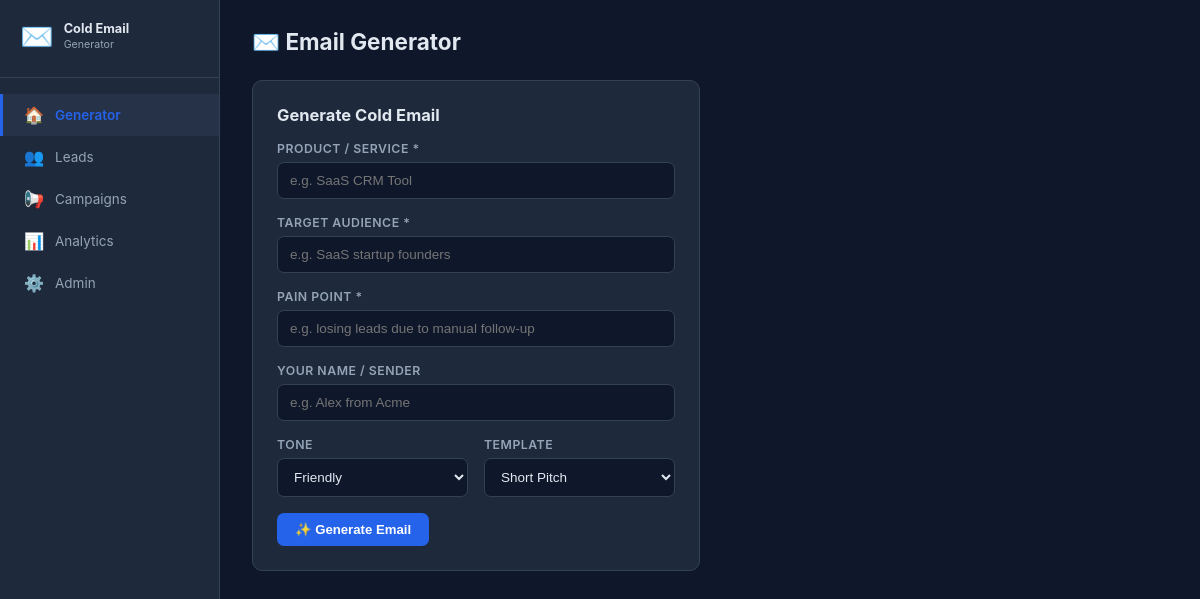
Before: / with the older database file.
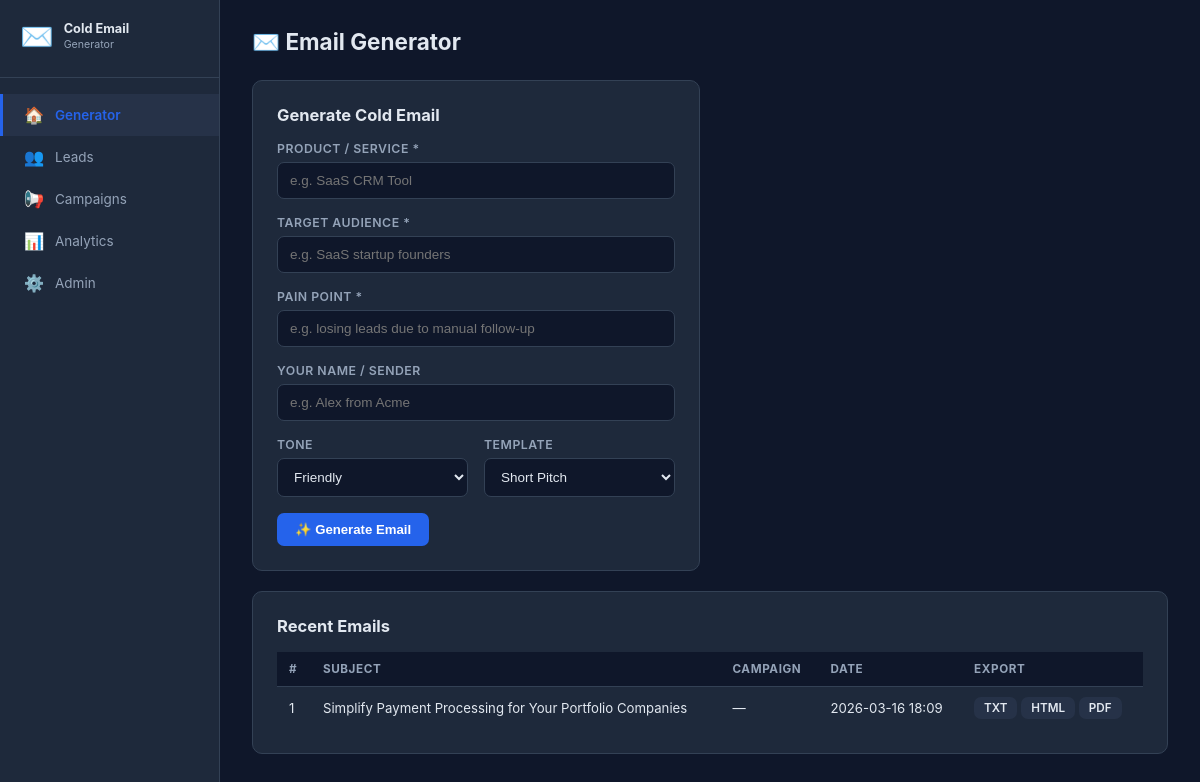
After: the same page with the newer database file.
### tables this page shows
CREATE TABLE emails (
            id          INTEGER PRIMARY KEY AUTOINCREMENT,
            campaign_id INTEGER REFERENCES campaigns(id),
            lead_id     INTEGER REFERENCES leads(id),
            subject     TEXT,
            body        TEXT,
            opened      INTEGER DEFAULT 0,
            replied     INTEGER DEFAULT 0,
            created_at  DATETIME DEFAULT CURRENT_TIMESTAMP
        );

### app.py (the view)
@app.route('/')
def index():
    db = get_db()
    emails = db.execute(
        'SELECT e.*, c.name as campaign_name FROM emails e '
        'LEFT JOIN campaigns c ON e.campaign_id = c.id '
        'ORDER BY e.created_at DESC LIMIT 20'
    ).fetchall()
    return render_template('index.html', emails=emails)

### models/db.py (called while the page is built)
def get_db():
    if 'db' not in g:
        g.db = sqlite3.connect(
            config.DATABASE_PATH,
            detect_types=sqlite3.PARSE_DECLTYPES
        )
        g.db.row_factory = sqlite3.Row
        g.db.execute('PRAGMA journal_mode=WAL')
        g.db.execute('PRAGMA foreign_keys=ON')
    return g.db

### templates/index.html (shortened to what this page needs)
{% extends "base.html" %}
{% block page_title %}✉️ Email Generator{% endblock %}
{% block content %}
<div class="two-col">
  <div class="card">
    <h2 class="card-title">Generate Cold Email</h2>
    <form id="gen-form">
      <div class="form-group">
        <label for="product">Product / Service *</label>
        <input type="text" id="product" name="product" placeholder="e.g. SaaS CRM Tool" required />
      </div>
      <div class="form-group">
        <label for="audience">Target Audience *</label>
        <input type="text" id="audience" name="audience" placeholder="e.g. SaaS startup founders" required />
      </div>
      <div class="form-group">
        <label for="pain_point">Pain Point *</label>
        <input type="text" id="pain_point" name="pain_point" placeholder="e.g. losing leads due to manual follow-up" required />
      </div>
      <div class="form-group">
        <label for="sender">Your Name / Sender</label>
        <input type="text" id="sender" name="sender" placeholder="e.g. Alex from Acme" />
      </div>
      <div class="form-row">
        <div class="form-group">
          <label for="tone">Tone</label>
          <select id="tone" name="tone">
            <option value="friendly">Friendly</option>
          </select>
        </div>
        <div class="form-group">
          <label for="template_type">Template</label>
          <select id="template_type" name="template_type">
            <option value="short_pitch">Short Pitch</option>
          </select>
        </div>
      </div>
      <button type="submit" class="btn btn-primary" id="gen-btn">
        ✨ Generate Email
      </button>
    </form>
  </div>
</div>
{% if emails %}
<div class="card mt-4">
  <h2 class="card-title">Recent Emails</h2>
  <div class="table-wrap">
    <table class="data-table">
      <thead>
        <tr>
          <th>#</th>
          <th>Subject</th>
          <th>Campaign</th>
          <th>Date</th>
          <th>Export</th>
        </tr>
      </thead>
      <tbody>
        {% for e in emails %}
        <tr>
          <td>{{ e.id }}</td>
          <td>{{ e.subject }}</td>
          <td>{{ e.campaign_name or '—' }}</td>
          <td>{{ e.created_at[:16] }}</td>
          <td>
            <a href="/export/{{ e.id }}/txt" class="btn btn-xs">TXT</a>
            <a href="/export/{{ e.id }}/html" class="btn btn-xs">HTML</a>
            <a href="/export/{{ e.id }}/pdf" class="btn btn-xs">PDF</a>
          </td>
        </tr>
        {% endfor %}
      </tbody>
    </table>
  </div>
</div>
{% endif %}
{% endblock %}

### templates/base.html (shortened to what this page needs)
<!DOCTYPE html>
<html lang="en">
<head>
  <link rel="stylesheet" href="/static/style.css" />
</head>
<body>
  <nav class="sidebar">
    <div class="sidebar-brand">
      <span class="brand-icon">✉️</span>
      <span class="brand-text">Cold Email<br><small>Generator</small></span>
    </div>
    <ul class="nav-links">
      <li><a href="/" class="nav-link {% if request.path == '/' %}active{% endif %}">
        <span class="nav-icon">🏠</span> Generator
      </a></li>
      <li><a href="/leads" class="nav-link {% if request.path.startswith('/leads') %}active{% endif %}">
        <span class="nav-icon">👥</span> Leads
      </a></li>
      <li><a href="/campaigns" class="nav-link {% if request.path.startswith('/campaigns') %}active{% endif %}">
        <span class="nav-icon">📢</span> Campaigns
      </a></li>
      <li><a href="/analytics" class="nav-link {% if request.path.startswith('/analytics') %}active{% endif %}">
        <span class="nav-icon">📊</span> Analytics
      </a></li>
      <li><a href="/admin" class="nav-link {% if request.path.startswith('/admin') %}active{% endif %}">
        <span class="nav-icon">⚙️</span> Admin
      </a></li>
    </ul>
  </nav>
  <main class="main-content">
    <div class="topbar">
      <h1 class="page-title">{% block page_title %}{% endblock %}</h1>
    </div>
    {% block content %}{% endblock %}
  </main>
</body>
</html>

### static/style.css (style rules this page uses)
*, *::before, *::after { box-sizing: border-box; margin: 0; padding: 0; }
:root { --bg: #0f172a; --surface: #1e293b; --surface2: #263248; --border: #334155; --primary: #2563eb; --primary-hover: #1d4ed8; --accent: #7c3aed; --success: #16a34a; --error: #dc2626; --warning: #d97706; --text: #e2e8f0; --text-muted: #94a3b8; --radius: 10px; --sidebar-w: 220px; }
html { font-size: 15px; }
body { font-family: 'Inter', system-ui, -apple-system, sans-serif; background: var(--bg); color: var(--text); display: flex; min-height: 100vh; }
.sidebar { width: var(--sidebar-w); background: var(--surface); border-right: 1px solid var(--border); display: flex; flex-direction: column; position: fixed; top: 0; left: 0; height: 100vh; z-index: 100; padding: 20px 0; }
.sidebar-brand { display: flex; align-items: center; gap: 10px; padding: 0 20px 24px; border-bottom: 1px solid var(--border); margin-bottom: 16px; }
.brand-icon { font-size: 1.8rem; }
.brand-text { font-size: 0.85rem; font-weight: 700; line-height: 1.2; color: var(--text); }
.brand-text small { color: var(--text-muted); font-weight: 400; }
.nav-links { list-style: none; flex: 1; overflow-y: auto; }
.nav-link { display: flex; align-items: center; gap: 10px; padding: 11px 20px; color: var(--text-muted); text-decoration: none; font-size: 0.9rem; transition: all 0.15s; border-left: 3px solid transparent; }
.nav-link.active { background: var(--surface2); color: var(--primary); border-left-color: var(--primary); font-weight: 600; }
.nav-icon { font-size: 1.1rem; width: 22px; text-align: center; }
.main-content { margin-left: var(--sidebar-w); flex: 1; padding: 28px 32px; min-height: 100vh; max-width: 1100px; }
.topbar { margin-bottom: 24px; }
.page-title { font-size: 1.5rem; font-weight: 700; }
.card { background: var(--surface); border: 1px solid var(--border); border-radius: var(--radius); padding: 24px; }
.card-title { font-size: 1.1rem; font-weight: 700; margin-bottom: 16px; }
.mt-4 { margin-top: 20px; }
.two-col { display: grid; grid-template-columns: 1fr 1fr; gap: 20px; margin-bottom: 20px; }
.form-group { margin-bottom: 16px; }
.form-group label { display: block; font-size: 0.82rem; font-weight: 600; color: var(--text-muted); margin-bottom: 6px; text-transform: uppercase; letter-spacing: 0.04em; }
.form-row { display: grid; grid-template-columns: 1fr 1fr; gap: 16px; }
input[type="text"], input[type="email"], input[type="file"], select, textarea { width: 100%; background: var(--bg); border: 1px solid var(--border); border-radius: 7px; color: var(--text); padding: 10px 12px; font-size: 0.9rem; outline: none; transition: border-color 0.2s; }
.btn { display: inline-flex; align-items: center; gap: 6px; padding: 9px 18px; border-radius: 7px; border: none; cursor: pointer; font-size: 0.88rem; font-weight: 600; text-decoration: none; transition: all 0.15s; background: var(--surface2); color: var(--text); }
.btn-primary { background: var(--primary); color: #fff; }
.btn-xs { padding: 4px 10px; font-size: 0.78rem; }
.table-wrap { overflow-x: auto; }
.data-table { width: 100%; border-collapse: collapse; font-size: 0.88rem; }
.data-table th { text-align: left; padding: 10px 12px; background: var(--bg); color: var(--text-muted); font-size: 0.78rem; text-transform: uppercase; letter-spacing: 0.05em; border-bottom: 1px solid var(--border); }
.data-table td { padding: 10px 12px; border-bottom: 1px solid var(--border); vertical-align: middle; }
.data-table tr:last-child td { border-bottom: none; }

Changed rows visible on the page:
added emails: id "1", subject "Simplify Payment Processing for Your Portfolio Companies", campaign_name "—", created_at "2026-03-16 18:09"
Other visible differences:
text now shown: "Recent Emails # SUBJECT CAMPAIGN DATE EXPORT"
